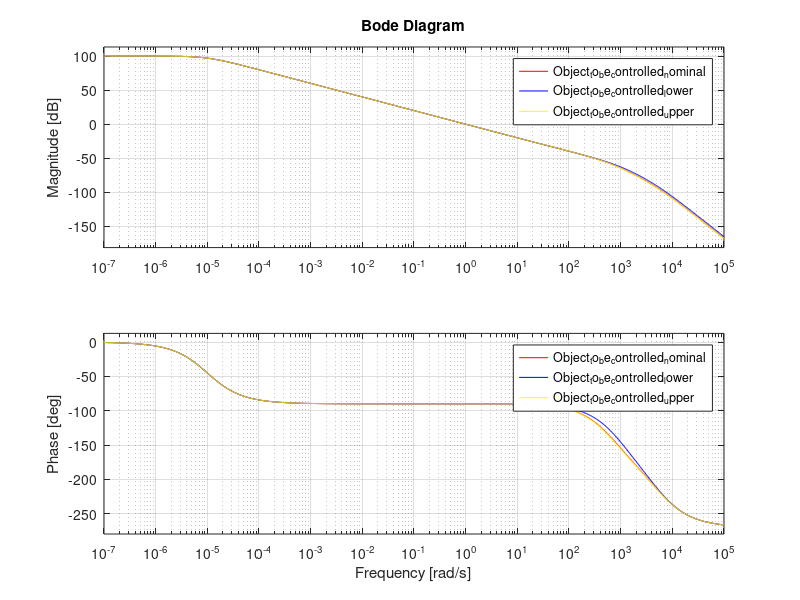

Source code (MATLAB): (Note: this script raises an error after producing the figure.)
s = tf('s');

%% 3 plants
Speed_controller = 4.5+180.6/(s+0.00001);
Current_closed_loop = 6283/(s+6283);
Torque_coefficient = 0.06864;
Torque_to_mechanical_angular_speed_nominal = 1/(4.63*0.0001*s+0.00001);
Speed_open_loop_nominal = Speed_controller*Current_closed_loop*Torque_coefficient*Torque_to_mechanical_angular_speed_nominal;
Speed_closed_loop_nominal = Speed_open_loop_nominal/(1 + Speed_open_loop_nominal);
Object_to_be_controlled_nominal = Speed_closed_loop_nominal/(s+0.00001);
% Object_to_be_controlled_nominal = Speed_closed_loop_nominal/(s);

Torque_to_mechanical_angular_speed_upper = 1/(4.77*0.0001*s+0.00001);
Speed_open_loop_upper = Speed_controller*Current_closed_loop*Torque_coefficient*Torque_to_mechanical_angular_speed_upper;
Speed_closed_loop_upper = Speed_open_loop_upper/(1 + Speed_open_loop_upper);
Object_to_be_controlled_upper = Speed_closed_loop_upper/(s+0.00001);

Torque_to_mechanical_angular_speed_lower = 1/(3.53*0.0001*s+0.00001);
Speed_open_loop_lower = Speed_controller*Current_closed_loop*Torque_coefficient*Torque_to_mechanical_angular_speed_lower;
Speed_closed_loop_lower = Speed_open_loop_lower/(1 + Speed_open_loop_lower);
Object_to_be_controlled_lower = Speed_closed_loop_lower/(s+0.00001);

%step(Speed_closed_loop_nominal,'r')
bode(Object_to_be_controlled_nominal,'r',Object_to_be_controlled_lower,'b',Object_to_be_controlled_upper,'y')

%% W2
Object_to_be_controlled_set = stack(1,Object_to_be_controlled_nominal,Object_to_be_controlled_upper,Object_to_be_controlled_lower);
[GMult1,Info1] = ucover(Object_to_be_controlled_set,Object_to_be_controlled_nominal,3);
W2 = Info1.W1;
bodemag(Object_to_be_controlled_upper/Object_to_be_controlled_nominal-1,'b',Object_to_be_controlled_lower/Object_to_be_controlled_nominal-1,'y',W2,'r') 

%% W1 nominal performance
% m*1.01 to ensure the magnitude of S is less than 6dB(modulus margin bigger than 0.5).
m = 0.5*1.01;
% bandwidth of 5Hz for position loop(here in rad).
wb = 5*3.14*2; 
% to limit the transfer function from reference to tracking error at low frequency.
W1_inv = tf([1 0],[m m*wb]); 
%To check high frequency gain is less than 6dB
% bodemag(W1_inv) 
W1 =  tf([m m*wb],[1 0.000001])
% W1z = c2d(W1_stable,Ts,'zoh')


%% First controller
[Kss,CL,GAM,INFO] = mixsyn(Object_to_be_controlled_nominal,W1,[],W2);
%[Knum,Kden]= ss2tf(Kss.A,Kss.B,Kss.C,Kss.D);
K = tf(Kss) 
GAM

%% check robust stability + robust performance.
S_nominal = feedback(1,Object_to_be_controlled_nominal*K);
T_nominal = feedback(Object_to_be_controlled_nominal*K,1);

% Create combined system W1S + W2T
W1S = W1 * S_nominal;
W2T = W2 * T_nominal;

norm(W1S,inf)
norm(W2T,inf)

%% sensitivity function check 已经算出K，然后带回原来单位反馈闭环回路（含标称模型的回路）
S = feedback(1,Object_to_be_controlled_set*K);
T = feedback(Object_to_be_controlled_set*K,1); 
bode(S);
bode(T);
% step(T);

%% reduce the order of controller
figure
pzmap(Kss)

%% 
Kred = reduce(Kss);
[Knumred,Kdenred]=ss2tf(Kred.A,Kred.B,Kred.C,Kred.D);
K2 = tf(Knumred,Kdenred) 


%%
Sred = feedback(1,Object_to_be_controlled_set*Kred);
Tred = feedback(Object_to_be_controlled_set*Kred,1);
bode(Sred);
bode(Tred);
step(Tred)


%% 
Speed_controller_1 = 4.5+180.6/(s);
Current_closed_loop_1 = 6283/(s+6283);
Torque_coefficient_1 = 0.06864;
Torque_to_mechanical_angular_speed_nominal_1 = 1/(4.63*0.0001*s);
Speed_open_loop_nominal_1 = Speed_controller_1*Current_closed_loop_1*Torque_coefficient_1*Torque_to_mechanical_angular_speed_nominal_1;
Speed_closed_loop_nominal_1 = Speed_open_loop_nominal_1/(1 + Speed_open_loop_nominal_1);
Object_to_be_controlled_nominal_1 = Speed_closed_loop_nominal_1/s;
Tred = feedback(Object_to_be_controlled_nominal_1*Kred,1);
bode(Tred);
step(Tred)

%%disretization
K2_z = c2d(K2,0.0005,'zoh');

%%
P = augw(Object_to_be_controlled_nominal_1,W1,[],W2)




